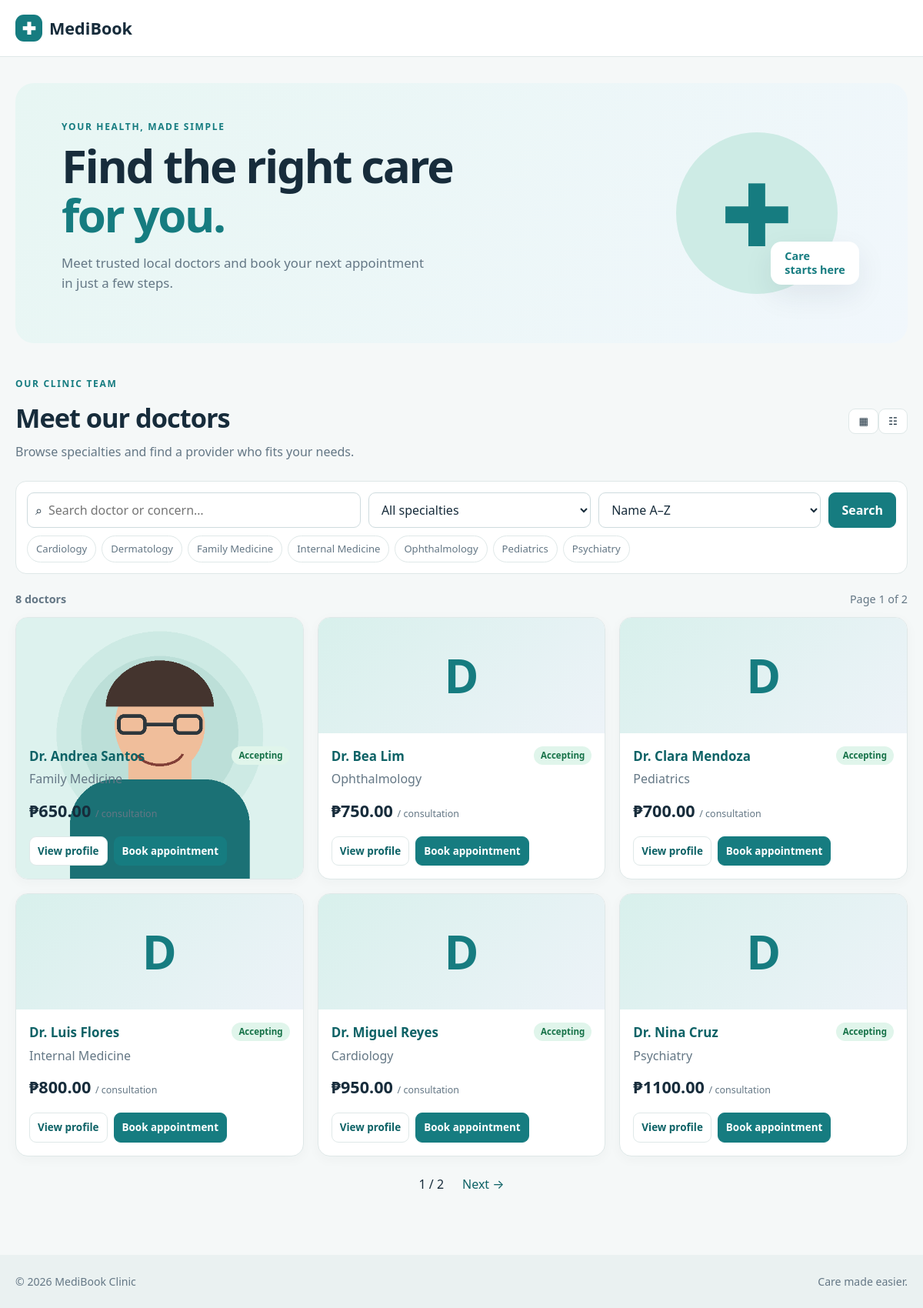
The page / on the database its author committed.
### clinic/models.py (models this page shows, shortened)
class Specialty(models.Model):
    name = models.CharField(max_length=80, unique=True)
    slug = models.SlugField(max_length=90, unique=True)
    class Meta: ordering = ['name']

class Doctor(models.Model):
    full_name = models.CharField(max_length=120)
    specialty = models.ForeignKey(Specialty, on_delete=models.PROTECT, related_name='doctors')
    bio = models.TextField(max_length=1500)
    consultation_fee = models.DecimalField(max_digits=8, decimal_places=2)
    photo = models.ImageField(upload_to='doctors/', blank=True, null=True)
    is_accepting = models.BooleanField(default=True)
    date_created = models.DateTimeField(auto_now_add=True)
    class Meta: ordering = ['full_name']
    def get_absolute_url(self): return reverse('doctor_detail', args=[self.pk])

### clinic/views.py (the view)
# urls.py: path('',views.doctor_list,name='doctor_list'), path('doctors/<int:pk>/',views.doctor_detail,name='doctor_detail'),
def doctor_list(request):
    qs = Doctor.objects.select_related('specialty').all()
    query = request.GET.get('q','').strip(); specialty = request.GET.get('specialty',''); specialties = [x for x in request.GET.get('specialties','').split(',') if x]; sort = request.GET.get('sort','name')
    if query: qs = qs.filter(Q(full_name__icontains=query)|Q(bio__icontains=query))
    if specialties: qs = qs.filter(specialty__slug__in=specialties)
    elif specialty: qs = qs.filter(specialty__slug=specialty)
    qs = qs.order_by({'fee_low':'consultation_fee','fee_high':'-consultation_fee','name':'full_name'}.get(sort,'full_name'))
    from django.core.paginator import Paginator
    page_obj = Paginator(qs, 6).get_page(request.GET.get('page'))
    ctx = {'page_obj':page_obj,'doctors':page_obj.object_list,'specialties':Specialty.objects.all(),'query':query,'selected_specialty':specialty,'selected_specialties':specialties,'sort':sort,'result_count':qs.count()}
    return render(request, 'clinic/partials/doctor_grid.html' if is_htmx(request) else 'clinic/doctor_list.html', ctx)

### clinic/views.py (called while the page is built)
def is_htmx(request): return request.headers.get('HX-Request') == 'true'

### clinic/templates/clinic/doctor_list.html (shortened to what this page needs)
{% extends 'clinic/base.html' %}{% block title %}Find a doctor{% endblock %}{% block content %}<section class="hero"><div><p class="eyebrow">YOUR HEALTH, MADE SIMPLE</p><h1>Find the right care<br><span>for you.</span></h1><p class="hero-copy">Meet trusted local doctors and book your next appointment in just a few steps.</p></div><div class="hero-art" aria-hidden="true">✚<span>Care<br>starts here</span></div></section><section class="section-heading"><div><p class="eyebrow">OUR CLINIC TEAM</p><h2>Meet our doctors</h2><p>Browse specialties and find a provider who fits your needs.</p></div><div class="view-controls" x-data="gridView()"><button class="icon-button" @click="$store.layout.view='grid'" :aria-pressed="($store.layout.view==='grid').toString()" aria-label="Grid view">▦</button><button class="icon-button" @click="$store.layout.view='list'" :aria-pressed="($store.layout.view==='list').toString()" aria-label="List view">☷</button></div></section><form id="doctor-filters" class="filters" method="get" action="{% url 'doctor_list' %}" hx-get="{% url 'doctor_list' %}" hx-target="#doctor-results" hx-swap="outerHTML" hx-trigger="keyup changed delay:300ms from:input, change" hx-indicator="#loading-indicator" :hx-vals="JSON.stringify({specialties:selectedSpecialties.join(',')})" x-data="searchBox()" @keydown.slash.window.prevent="$refs.search.focus()"><div class="search-wrap"><span>⌕</span><input class="field" x-ref="search" type="search" name="q" value="{{ query }}" x-model="query" placeholder="Search doctor or concern…" aria-label="Search doctors"><button type="button" x-show="query.length" x-cloak @click="query='';$refs.search.value='';$refs.search.dispatchEvent(new Event('change',{bubbles:true}))" aria-label="Clear search">×</button></div><select class="field" name="specialty" aria-label="Filter specialty"><option value="">All specialties</option>{% for specialty in specialties %}<option value="{{ specialty.slug }}" {% if specialty.slug == selected_specialty %}selected{% endif %}>{{ specialty.name }}</option>{% endfor %}</select><select class="field" name="sort" aria-label="Sort doctors"><option value="name" {% if sort == 'name' %}selected{% endif %}>Name A–Z</option><option value="fee_low" {% if sort == 'fee_low' %}selected{% endif %}>Fee: low to high</option><option value="fee_high" {% if sort == 'fee_high' %}selected{% endif %}>Fee: high to low</option></select><button class="button" type="submit">Search</button><div class="specialty-chips" aria-label="Select multiple specialties">{% for specialty in specialties %}<button type="button" class="chip" :class="selectedSpecialties.includes('{{ specialty.slug }}') ? 'selected' : ''" @click="toggleSpecialty('{{ specialty.slug }}')" :aria-pressed="selectedSpecialties.includes('{{ specialty.slug }}').toString()">{{ specialty.name }}</button>{% endfor %}<button type="button" class="chip-clear" x-show="selectedSpecialties.length" x-cloak @click="selectedSpecialties=[]">Clear all</button></div></form><div id="loading-indicator" class="loading-indicator"> Updating doctors…</div><div id="doctor-results">{% include 'clinic/partials/doctor_grid.html' %}</div>{% endblock %}

### clinic/templates/clinic/base.html (shortened to what this page needs)
{% load static %}<!doctype html><html lang="en" x-data="appShell()" x-init="init()" :class="$store.theme.dark ? 'dark' : ''"><head><link rel="stylesheet" href="{% static 'clinic/css/site.css' %}"></head><body hx-headers='{"X-CSRFToken":"{{ csrf_token }}"}'><header class="site-header"><a class="brand" href="{% url 'doctor_list' %}"><span class="brand-mark">✚</span> MediBook</a></header><main class="container">{% block content %}{% endblock %}</main><footer class="site-footer"><span>© {% now 'Y' %} MediBook Clinic</span><span>Care made easier.</span></footer></body></html>

### clinic/templates/clinic/partials/doctor_grid.html
<div id="doctor-results" aria-live="polite"><div class="results-line"><strong>{{ result_count }} doctor{{ result_count|pluralize }}</strong><span>Page {{ page_obj.number }} of {{ page_obj.paginator.num_pages|default:1 }}</span></div>{% if doctors %}<div id="doctor-grid" class="doctor-grid" :class="$store.layout.view === 'list' ? 'list-view' : ''">{% for doctor in doctors %}{% include 'clinic/partials/doctor_card.html' with doctor=doctor %}{% endfor %}</div>{% else %}<div class="empty-state"><div class="empty-icon">⌕</div><h3>No doctors found</h3><p>Try a different search or specialty.</p></div>{% endif %}{% if page_obj.paginator.num_pages > 1 %}<nav class="pagination" aria-label="Doctor pages">{% if page_obj.has_previous %}<a href="?page={{ page_obj.previous_page_number }}&q={{ query|urlencode }}&specialty={{ selected_specialty }}&sort={{ sort }}" hx-get="?page={{ page_obj.previous_page_number }}&q={{ query|urlencode }}&specialty={{ selected_specialty }}&sort={{ sort }}" hx-target="#doctor-results" hx-swap="outerHTML" hx-include="#doctor-filters">← Previous</a>{% endif %}<span>{{ page_obj.number }} / {{ page_obj.paginator.num_pages }}</span>{% if page_obj.has_next %}<a href="?page={{ page_obj.next_page_number }}&q={{ query|urlencode }}&specialty={{ selected_specialty }}&sort={{ sort }}" hx-get="?page={{ page_obj.next_page_number }}&q={{ query|urlencode }}&specialty={{ selected_specialty }}&sort={{ sort }}" hx-target="#doctor-results" hx-swap="outerHTML" hx-include="#doctor-filters">Next →</a>{% endif %}</nav>{% endif %}</div>

### clinic/templates/clinic/partials/doctor_card.html
<article class="doctor-card" x-data="doctorCard()" @mouseenter="expanded=true" @mouseleave="expanded=false"><a class="doctor-photo" href="{{ doctor.get_absolute_url }}">{% if doctor.photo %}<img src="{{ doctor.photo.url }}" alt="Photo of {{ doctor.full_name }}">{% else %}<span aria-hidden="true">{{ doctor.full_name|slice:':1' }}</span>{% endif %}</a><div class="doctor-card-body"><div class="card-heading"><h3><a href="{{ doctor.get_absolute_url }}">{{ doctor.full_name }}</a></h3>{% include 'clinic/partials/availability_badge.html' %}</div><p class="specialty">{{ doctor.specialty.name }}</p><p class="fee">₱{{ doctor.consultation_fee|floatformat:2 }} <small>/ consultation</small></p><div class="quick-bio" x-show="expanded" x-transition x-cloak><p>{{ doctor.bio|truncatewords:22 }}</p></div><div class="card-actions"><a class="button button-light" href="{{ doctor.get_absolute_url }}">View profile</a>{% if doctor.is_accepting %}<a class="button" href="{% url 'book_appointment' doctor.pk %}">Book appointment</a>{% endif %}</div></div></article>

### clinic/templates/clinic/partials/availability_badge.html
<span class="badge {% if doctor.is_accepting %}badge-good{% else %}badge-muted{% endif %}">{% if doctor.is_accepting %}Accepting{% else %}Not accepting{% endif %}</span>

### rows shown on the page
Specialty: name "Cardiology"
Specialty: name "Dermatology"
Specialty: name "Family Medicine"
Specialty: name "Internal Medicine"
Specialty: name "Ophthalmology"
Specialty: name "Pediatrics"
Specialty: name "Psychiatry"
Doctor: photo (picture), full_name "Dr. Andrea Santos", is_accepting "Accepting", specialty.name "Family Medicine", consultation_fee "650.00"
Doctor: full_name "D", full_name "Dr. Bea Lim", is_accepting "Accepting", specialty.name "Ophthalmology", consultation_fee "750.00"
Doctor: full_name "D", full_name "Dr. Clara Mendoza", is_accepting "Accepting", specialty.name "Pediatrics", consultation_fee "700.00"
Doctor: full_name "D", full_name "Dr. Luis Flores", is_accepting "Accepting", specialty.name "Internal Medicine", consultation_fee "800.00"
Doctor: full_name "D", full_name "Dr. Miguel Reyes", is_accepting "Accepting", specialty.name "Cardiology", consultation_fee "950.00"
Doctor: full_name "D", full_name "Dr. Nina Cruz", is_accepting "Accepting", specialty.name "Psychiatry", consultation_fee "1100.00"

### other values the page prints
{{ result_count }} "8"
{{ page_obj.number }} "1"
{{ page_obj.paginator.num_pages|default:1 }} "2"
{{ page_obj.paginator.num_pages }} "2"
